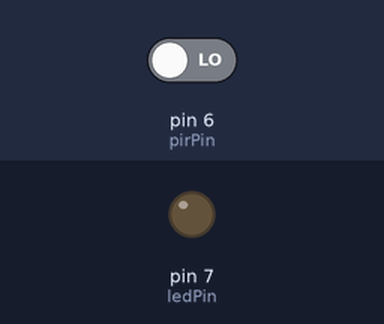
Simulated run of this sketch. Board: Arduino Uno, built with avr-gcc and run on an emulated ATmega328P. On the bench: output pins drawn as LEDs (lit = HIGH). Inputs (shaded band) come from the test bench; at power-on: pin 6 (pirPin) LOW.

Above: at 1.2 s.
1.3 s: pin 6 (pirPin) driven HIGH
At 2.4 s:
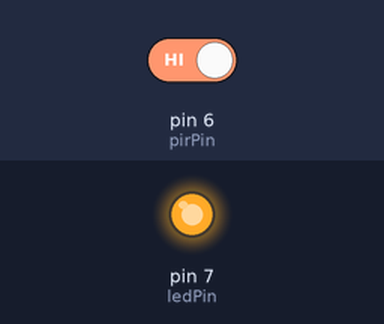
2.8 s: pin 6 (pirPin) driven LOW
At 3.5 s:
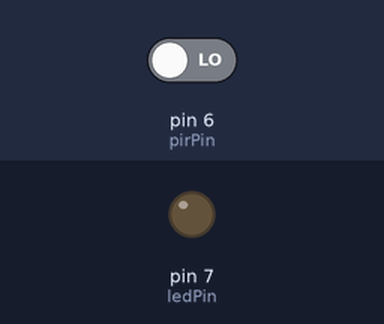
Timing chart, 0 to 5.8 s (numbered marks = the images above; inputs shaded):
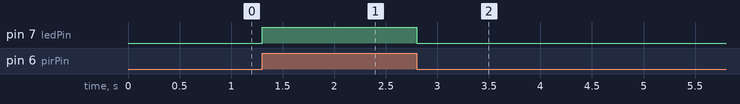

The sketch:

infrared_sensor_testing.ino
```cpp
const int pirPin = 6;   // PIR sensor connected to digital pin 6
const int ledPin = 7;   // LED connected to digital pin 7

void setup() {
    pinMode(pirPin, INPUT);  // Set PIR sensor as input
    pinMode(ledPin, OUTPUT); // Set LED as output
}

void loop() {
    int motionDetected = digitalRead(pirPin); // Read PIR sensor state

    if (motionDetected == HIGH) {
        digitalWrite(ledPin, HIGH); // Turn LED on if motion is detected
    } else {
        digitalWrite(ledPin, LOW);  // Turn LED off if no motion
    }
}
```

Measured:
- after the input at 1.3 s, pin 7 (ledPin): LOW → HIGH at once
- after the input at 2.8 s, pin 7 (ledPin): HIGH → LOW at once
